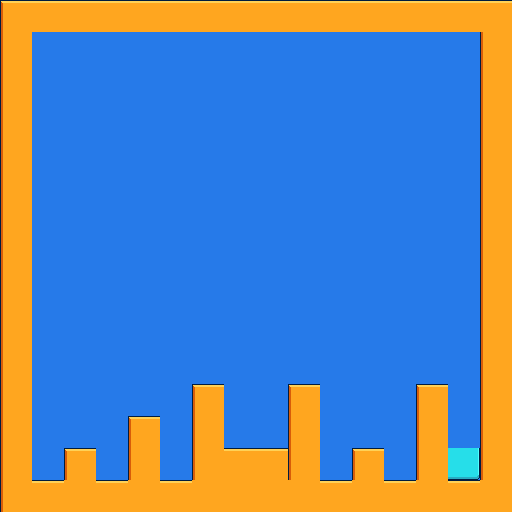

Rendered tile map (Tiled .tmx) drawn with the repository's tilesets; below, a short description and the full map source, tile grids included:
An orthogonal 16x16 tile map with 32x32 px tiles, 2 tile layers (background, foreground), 3 tilesets and 13 objects.

<map version="1.10" tiledversion="1.10.2" orientation="orthogonal" renderorder="right-down" width="16" height="16" tilewidth="32" tileheight="32" infinite="0" nextlayerid="7" nextobjectid="38">
 <editorsettings>
  <export target="../test_map.lua" format="lua" />
 </editorsettings>
 <tileset firstgid="1" name="platform-orange" tilewidth="32" tileheight="32" tilecount="9" columns="3">
  <image source="../../sprites/UI_Flat_Frame_02_Standard.png" width="96" height="96" />
 </tileset>
 <tileset firstgid="10" name="platform-blue" tilewidth="32" tileheight="32" tilecount="9" columns="3">
  <image source="../../sprites/UI_Flat_Frame_01_Standard.png" width="96" height="96" />
 </tileset>
 <tileset firstgid="19" name="exit-cyan" tilewidth="32" tileheight="32" tilecount="9" columns="3">
  <image source="../../sprites/UI_Flat_Frame_04_Standard.png" width="96" height="96" />
 </tileset>
 <layer id="1" name="background" width="16" height="16">
  <data encoding="csv">
14,14,14,14,14,14,14,14,14,14,14,14,14,14,14,14,
14,14,14,14,14,14,14,14,14,14,14,14,14,14,14,14,
14,14,14,14,14,14,14,14,14,14,14,14,14,14,14,14,
14,14,14,14,14,14,14,14,14,14,14,14,14,14,14,14,
14,14,14,14,14,14,14,14,14,14,14,14,14,14,14,14,
14,14,14,14,14,14,14,14,14,14,14,14,14,14,14,14,
14,14,14,14,14,14,14,14,14,14,14,14,14,14,14,14,
14,14,14,14,14,14,14,14,14,14,14,14,14,14,14,14,
14,14,14,14,14,14,14,14,14,14,14,14,14,14,14,14,
14,14,14,14,14,14,14,14,14,14,14,14,14,14,14,14,
14,14,14,14,14,14,14,14,14,14,14,14,14,14,14,14,
14,14,14,14,14,14,14,14,14,14,14,14,14,14,14,14,
14,14,14,14,14,14,14,14,14,14,14,14,14,14,14,14,
14,14,14,14,14,14,14,14,14,14,14,14,14,14,14,14,
14,14,14,14,14,14,14,14,14,14,14,14,14,14,14,14,
14,14,14,14,14,14,14,14,14,14,14,14,14,14,14,14
</data>
 </layer>
 <layer id="4" name="foreground" width="16" height="16">
  <data encoding="csv">
1,2,2,2,2,2,2,2,2,2,2,2,2,2,2,2,
4,0,0,0,0,0,0,0,0,0,0,0,0,0,0,4,
4,0,0,0,0,0,0,0,0,0,0,0,0,0,0,4,
4,0,0,0,0,0,0,0,0,0,0,0,0,0,0,4,
4,0,0,0,0,0,0,0,0,0,0,0,0,0,0,4,
4,0,0,0,0,0,0,0,0,0,0,0,0,0,0,4,
4,0,0,0,0,0,0,0,0,0,0,0,0,0,0,4,
4,0,0,0,0,0,0,0,0,0,0,0,0,0,0,4,
4,0,0,0,0,0,0,0,0,0,0,0,0,0,0,4,
4,0,0,0,0,0,0,0,0,0,0,0,0,0,0,4,
4,0,0,0,0,0,0,0,0,0,0,0,0,0,0,4,
4,0,0,0,0,0,0,0,0,0,0,0,0,0,0,4,
4,0,0,0,0,0,1,0,0,1,0,0,0,1,0,4,
4,0,0,0,1,0,4,0,0,4,0,0,0,4,0,4,
4,0,1,0,4,0,4,2,2,4,0,1,0,4,27,4,
4,2,5,2,5,2,5,5,5,5,2,5,2,5,2,5
</data>
 </layer>
 <objectgroup id="5" name="player">
  <object id="24" x="40" y="456" width="16" height="16" />
 </objectgroup>
 <objectgroup id="3" name="platforms">
  <object id="11" x="0" y="0" width="512" height="32" />
  <object id="12" x="0" y="480" width="512" height="32" />
  <object id="13" x="480" y="32" width="32" height="448" />
  <object id="14" x="0" y="32" width="32" height="448" />
  <object id="26" x="128" y="416" width="32" height="64" />
  <object id="32" x="288" y="384" width="32" height="96" />
  <object id="33" x="416" y="384" width="32" height="96" />
  <object id="34" x="192" y="384" width="32" height="96" />
  <object id="35" x="64" y="448" width="32" height="32" />
  <object id="36" x="224" y="448" width="64" height="32" />
  <object id="37" x="352" y="448" width="32" height="32" />
 </objectgroup>
 <objectgroup id="6" name="exit">
  <object id="27" x="448" y="448" width="32" height="32" />
 </objectgroup>
</map>
